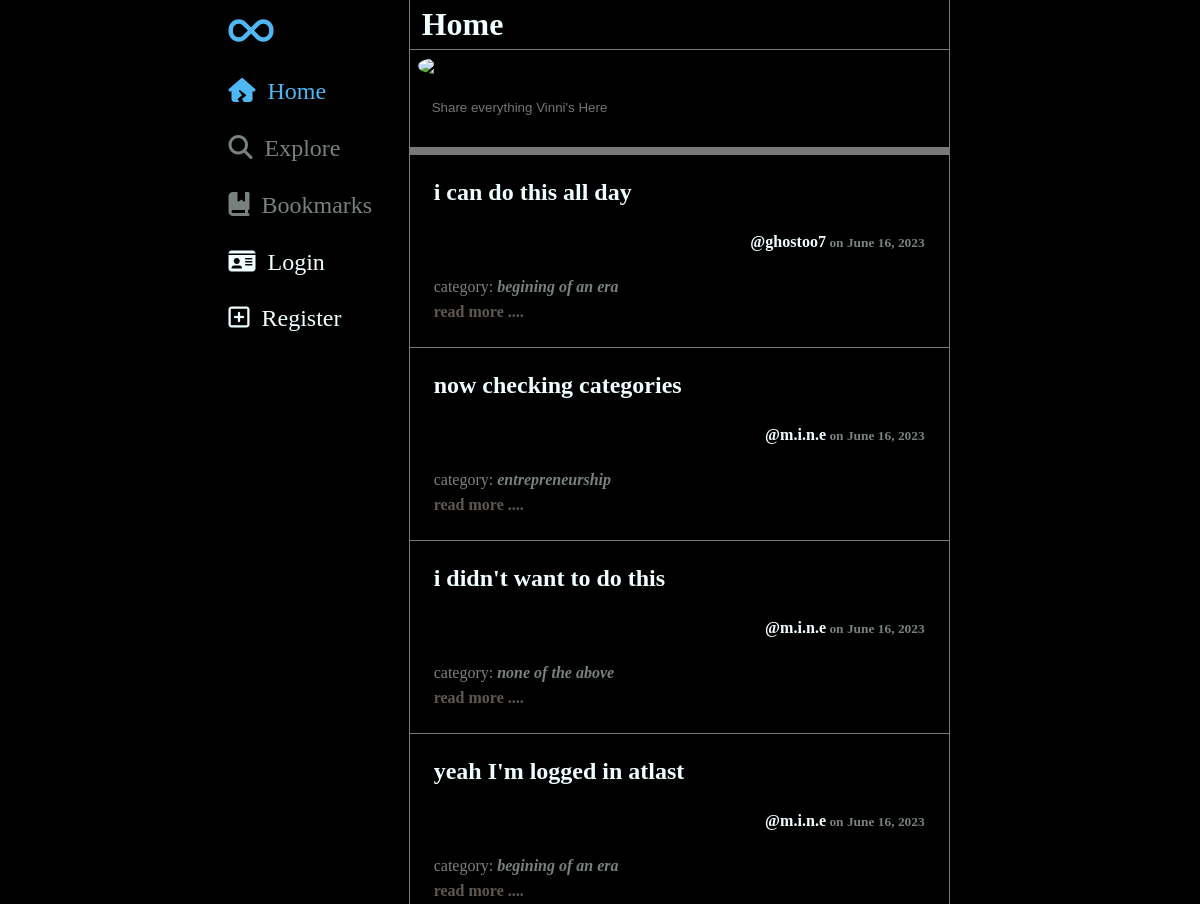
Before: / (upper part) with the older database file.
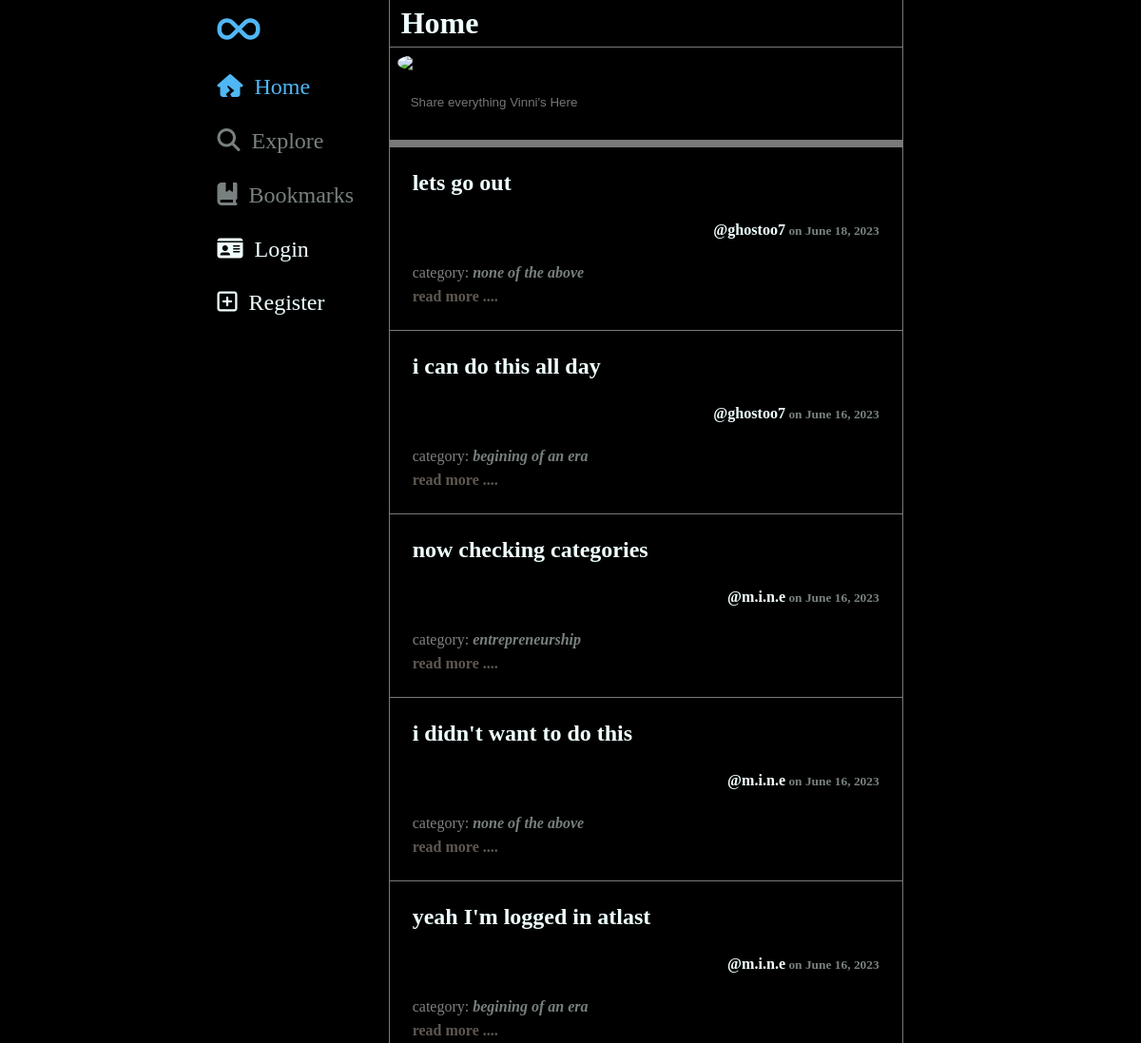
After: the same page with the newer database file.
### anonymous/models.py (models this page shows, shortened)
class Message(models.Model):
    title= models.CharField(max_length=255)
    author = models.ForeignKey(User, on_delete=models.CASCADE)
    body = models.TextField()
    postdate = models.DateField(auto_now_add= True)
    categories = models.CharField(max_length=25,choices=Category.objects.all().values_list('name','name'),default="begining of an era")
    image = models.ImageField(upload_to="message/memories", default="",null=True,blank=True)
    like = models.ManyToManyField(User,related_name='blog_posts')
    book = models.ManyToManyField(User,related_name='blog_book')

### anonymous/views.py (the view)
# urls.py: path('',HomeView.as_view(),name="home"),
class HomeView(ListView):
    model = Message
    template_name = 'index.html'
    ordering=['-id']

### anonymous/templates/index.html (shortened to what this page needs)
{% extends 'base.html' %}
{% block content %}
<ul>
    {% for post in object_list %}
        <div class="blogpost">
            <li>
                <h4>{{ post.title }}&nbsp;&nbsp;</h4><br><a style="text-decoration: none;" href="{% url 'profile' post.author.id %}"><h6  style="text-align: right;" >@{{post.author}}<small style="opacity: 0.5;"> on {{post.postdate}}</small></h6></a>
            </li>
            <br>
            <p style="font-size: 1rem; color: rgb(255, 255, 255);text-decoration: none; opacity: 0.5;">category: <strong ><a style="text-decoration: none;" ><i>{{ post.categories }}</i></a></strong></p>
            <a class="read" href="{% url 'detail_view' post.pk %} " style="font-size: 1rem;text-decoration: none;">read more ....</a>
        </div>
    {% endfor %}
</ul>
{% endblock %}

Changed rows visible on the page:
added Message: title "lets go out", author "ghostoo7", postdate "June 18, 2023", categories "none of the above"
